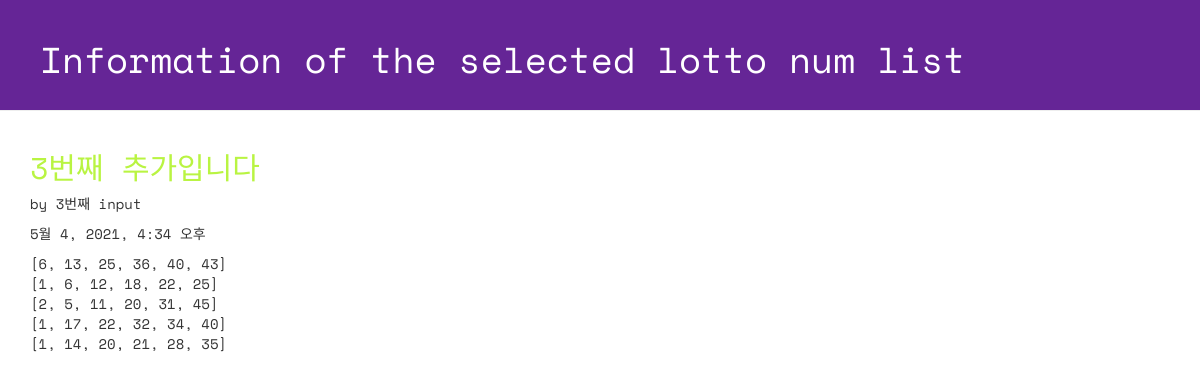
The app's page /lotto/3/detail/ with its own data.
### lotto/models.py (models this page shows, shortened)
class GuessNumbers(models.Model):
    name = models.CharField(max_length=24)
    text = models.CharField(max_length=255)
    lottos = models.CharField(max_length=255, default='[1, 2, 3, 4, 5, 6]')
    num_lottos = models.IntegerField(default=5)
    update_date = models.DateTimeField()

### lotto/views.py (the view)
# urls.py: path('lotto/<int:lottokey>/detail/', views.detail, name='detail'),
def detail(request, lottokey):
    lotto = GuessNumbers.objects.get(pk=lottokey)
    return render(request, 'lotto/detail.html', {'lotto':lotto})

### lotto/templates/lotto/detail.html (shortened to what this page needs)
<!DOCTYPE html>
{% load staticfiles %}
<html lang="ko">
<head>
 <link rel="stylesheet" href="//maxcdn.bootstrapcdn.com/bootstrap/3.2.0/css/bootstrap.min.css">
 <link rel="stylesheet" href="//maxcdn.bootstrapcdn.com/bootstrap/3.2.0/css/bootstrap-theme.min.css">
 <link rel="stylesheet" href="{% static 'css/lotto.css'%}">
</head>
<body>
  <div class="page-header">
  <h1>
    <a href="{% url 'index' %}" style="text-decoration: none; color: white;">
      Information of the selected lotto num list
    </a>
  </h1>
  </div>
 <div class="container lotto">
 <h2>{{ lotto.text }}</h2>
 <p> by {{ lotto.name }}</p>
 <p> {{ lotto.update_date }}</p>
 <p> {{ lotto.lottos | linebreaksbr }}</p>
 </div>
</body>
</html>

### lotto/static/css/lotto.css (style rules this page uses)
.page-header { background-color: #652596; margin-top: 0; padding: 20px 20px 20px 40px; font-family: 'Space Mono', monospace; }
.page-header h1 { color: #FFFFFF; }
.container { font-family: 'Space Mono', monospace; }
.container h2 { color: #B9F442; }

### records on screen
GuessNumbers: text "3번째 추가입니다", name "3번째 input", update_date "5월 4, 2021, 4:34 오후", lottos "[6, 13, 25, 36, 40, 43] [1, 6, 12, 18, 22, 25] [2, 5, 11, 20, 31, 45] [1, 17, 22, 32, 34, 40] [1, 14, 20, 21, 28, 35]"
